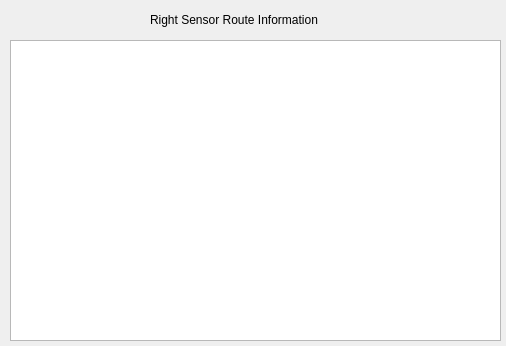
<?xml version="1.0" encoding="UTF-8"?>
<ui version="4.0">
 <class>RightSensor</class>
 <widget class="QDialog" name="RightSensor">
  <property name="geometry">
   <rect>
    <x>0</x>
    <y>0</y>
    <width>506</width>
    <height>346</height>
   </rect>
  </property>
  <property name="windowTitle">
   <string>Dialog</string>
  </property>
  <property name="styleSheet">
   <string notr="true">font: 10pt &quot;URW Gothic L&quot;;</string>
  </property>
  <widget class="QLabel" name="label">
   <property name="geometry">
    <rect>
     <x>150</x>
     <y>9</y>
     <width>221</width>
     <height>21</height>
    </rect>
   </property>
   <property name="text">
    <string>Right Sensor Route Information</string>
   </property>
  </widget>
  <widget class="QGraphicsView" name="graphicsView">
   <property name="geometry">
    <rect>
     <x>10</x>
     <y>40</y>
     <width>491</width>
     <height>301</height>
    </rect>
   </property>
  </widget>
 </widget>
 <resources/>
 <connections/>
</ui>
